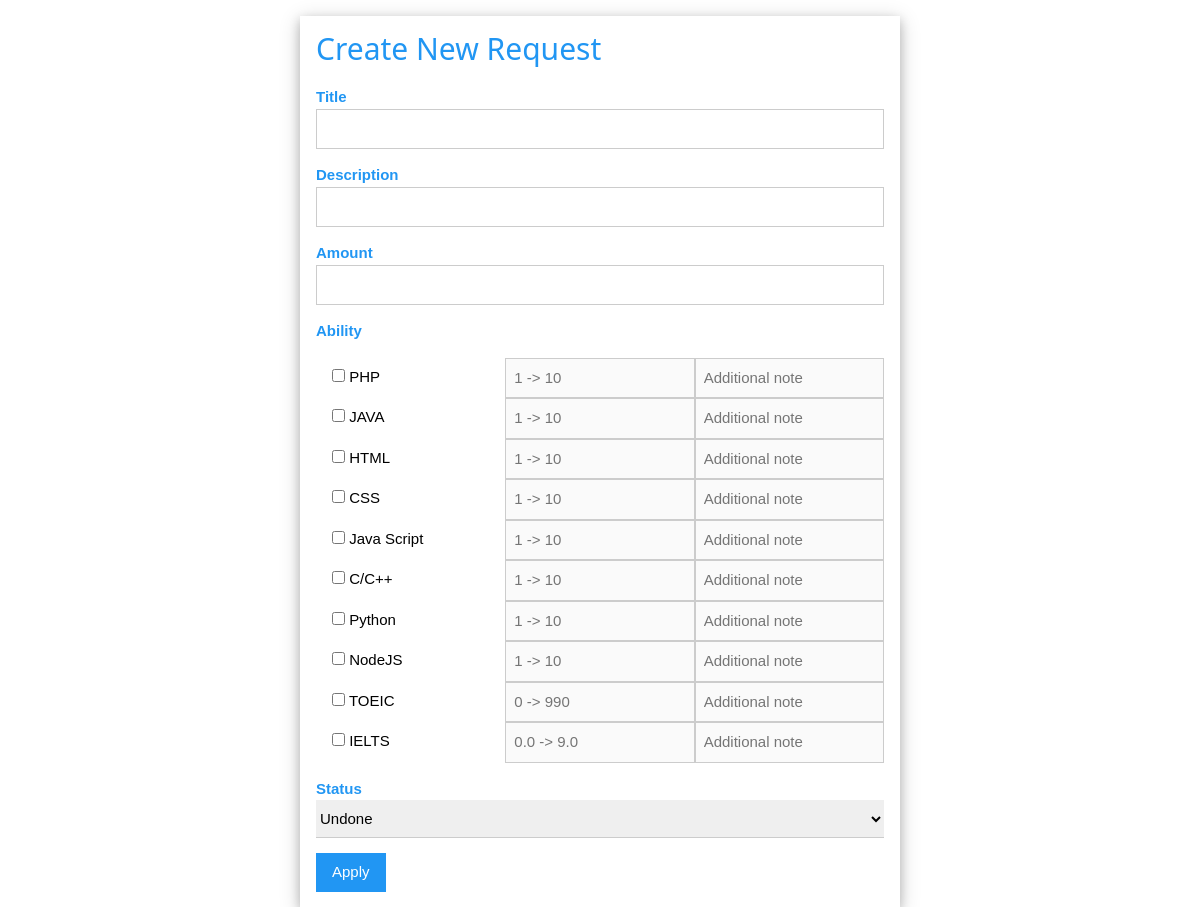
The page /organization_new_request.php on the database its author committed.
### tables this page shows
CREATE TABLE IF NOT EXISTS intern_ability_dictionary
(
    id INT NOT NULL PRIMARY KEY AUTO_INCREMENT,
    ability_name TEXT NOT NULL,
    ability_type TEXT NOT NULL,
    ability_note TEXT NOT NULL
);

### DataAccess/ConnectDB.php (called while the page is built, shortened)
<?php
class MySQLConnectivity{
    private $_hostname = "127.0.0.1";
    private $_username = "root";
    private $_password = "mypass";
    private $_database = "intern_manager";
    private $_connection;
    private static $_instance;
    private function __construct(){
        $this->_connection = new mysqli($this->_hostname, $this->_username, $this->_password, $this->_database);
    }
    public static function getInstance(){
        if (is_null(static::$_instance)){
            static::$_instance = new static();
        }
        return static::$_instance;
    }
    public function getConnection(){
        return $this->_connection;
    }
}

### Metadata/tablename.php (called while the page is built, shortened)
<?php
$intern_ability_dictionary = "intern_ability_dictionary";

### DataAccess/MySQLDA.php (called while the page is built, shortened)
<?php
class MySQLDA
{
    private $_connection;
    public function __construct()
    {
        $this->_connection = MySQLConnectivity::getInstance()->getConnection();
    }
    public function select($table, $attr, $condition)
    {
        if ($condition == "")
        {
            $sql = "SELECT " . $attr . " FROM " . $table;
        }
        else
        {
            $sql = "SELECT " . $attr . " FROM " . $table . " WHERE " . $condition;
        }
        return $this->_connection->query($sql);
    }
}

### organization_new_request.php (the view, shortened to what this page needs)
<?php
include_once './DataAccess/ConnectDB.php';
include_once './DataAccess/MySQLDA.php';
include_once './Metadata/tablename.php';
$query = new MySQLDA();
$resultAbility = $query->select($intern_ability_dictionary, "*", "");
?>
<!DOCTYPE html>
<html lang="en">
<head>
    <link rel="stylesheet" href="css/w3.css">
    <link rel="stylesheet" href="css/w3-colors-2019.css">
    <link rel="stylesheet" href="css/w3-colors-2018.css">
</head>
<body class="w3-margin-top w3-display-topmiddle w3-half">
    <form class="w3-container w3-card-4" method="post" action="">
        <h2 class="w3-text-blue">Create New Request</h2>
        <p>
            <label class="w3-text-blue"><b>Title</b></label>
            <input class="w3-input w3-border" required name="subject" type="text"></p>
        <p>
            <label class="w3-text-blue"><b>Description</b></label>
            <input class="w3-input w3-border" required name="description" type="text"></p>
        <p>
            <label class="w3-text-blue"><b>Amount</b></label>
            <input class="w3-input w3-border" required name="amount" type="text"></p>
        <p>
            <label class="w3-text-blue"><b>Ability</b></label>
        <?php
        if ($resultAbility->num_rows > 0)
        {
            while ($row = $resultAbility->fetch_assoc())
            {
                echo '<div class="w3-row">
                    <div class="w3-col w3-third" style="padding: 8px 0;">
                        <input id="name_ability_'.$row["id"].'" class="w3-margin-left"  type="checkbox" name="nameAbility[]" onclick="clearForm(this);" value="'.$row["id"].'"> '.$row["ability_name"].'<br>
                    </div>
                    <div class="w3-col w3-third w3-center">
                        <input id="req_ability_'.$row["id"].'" disabled class="w3-input w3-border" name="reqAbility[]" type="number" min="0" placeholder="'.$row["ability_note"].'">
                    </div>
                    <div class="w3-col w3-third w3-center">
                        <input id="note_ability_'.$row["id"].'" disabled class="w3-input w3-border" name="noteAbility[]" type="text" placeholder="Additional note">
                    </div>
                </div>';
            }
        }
        ?>
        </p>
        <p>
            <label class="w3-text-blue"><b>Status</b></label>
            <select class="w3-select" name="status">
                <option value="1000">Undone</option>
            </select></p>
            <p>
                <input class="w3-btn w3-blue" type="submit" name="apply_new_request" value="Apply"></p>
    </form>
</body>
</html>

### css/w3.css (style rules this page uses)
html { box-sizing:border-box }
*,*:before,*:after { box-sizing:inherit }
html { -ms-text-size-adjust:100%;-webkit-text-size-adjust:100% }
body { margin:0 }
b,strong { font-weight:bolder }
button,input,select,textarea,optgroup { font:inherit;margin:0 }
button,input { overflow:visible }
button,select { text-transform:none }
button,[type=button],[type=reset],[type=submit] { -webkit-appearance:button }
[type=checkbox],[type=radio] { padding:0 }
html,body { font-family:Verdana,sans-serif;font-size:15px;line-height:1.5 }
html { overflow-x:hidden }
h2 { font-size:30px }
h1,h2,h3,h4,h5,h6 { font-family:"Segoe UI",Arial,sans-serif;font-weight:400;margin:10px 0 }
.w3-btn,.w3-button { border:none;display:inline-block;padding:8px 16px;vertical-align:middle;overflow:hidden;text-decoration:none;color:inherit;background-color:inherit;text-align:center;cursor:pointer;white-space:nowrap }
.w3-btn,.w3-button { -webkit-touch-callout:none;-webkit-user-select:none;-khtml-user-select:none;-moz-user-select:none;-ms-user-select:none;user-select:none }
.w3-input { padding:8px;display:block;border:none;border-bottom:1px solid #ccc;width:100% }
.w3-select { padding:9px 0;width:100%;border:none;border-bottom:1px solid #ccc }
.w3-container:after,.w3-container:before,.w3-panel:after,.w3-panel:before,.w3-row:after,.w3-row:before,.w3-row-padding:after,.w3-row-padding:before, .w3-cell-row:before,.w3-cell-row:after,.w3-clear:after,.w3-clear:before,.w3-bar:before,.w3-bar:after { content:"";display:table;clear:both }
.w3-col,.w3-half,.w3-third,.w3-twothird,.w3-threequarter,.w3-quarter { float:left;width:100% }
@media (min-width:601px) { .w3-col.m4,.w3-third { width:33.33333% } }
@media (min-width:601px) { .w3-col.m6,.w3-half { width:49.99999% } }
.w3-display-topmiddle { position:absolute;left:50%;top:0;transform:translate(-50%,0%);-ms-transform:translate(-50%,0%) }
.w3-container,.w3-panel { padding:0.01em 16px }
.w3-card-4,.w3-hover-shadow:hover { box-shadow:0 4px 10px 0 rgba(0,0,0,0.2),0 4px 20px 0 rgba(0,0,0,0.19) }
.w3-center { text-align:center!important }
.w3-border { border:1px solid #ccc!important }
.w3-margin-top { margin-top:16px!important }
.w3-margin-left { margin-left:16px!important }
.w3-blue,.w3-hover-blue:hover { color:#fff!important;background-color:#2196F3!important }
.w3-text-blue,.w3-hover-text-blue:hover { color:#2196F3!important }

### rows shown on the page
intern_ability_dictionary: ability_name "PHP", ability_note "1 -> 10"
intern_ability_dictionary: ability_name "JAVA", ability_note "1 -> 10"
intern_ability_dictionary: ability_name "HTML", ability_note "1 -> 10"
intern_ability_dictionary: ability_name "CSS", ability_note "1 -> 10"
intern_ability_dictionary: ability_name "Java Script", ability_note "1 -> 10"
intern_ability_dictionary: ability_name "C/C++", ability_note "1 -> 10"
intern_ability_dictionary: ability_name "Python", ability_note "1 -> 10"
intern_ability_dictionary: ability_name "NodeJS", ability_note "1 -> 10"
intern_ability_dictionary: ability_name "TOEIC", ability_note "0 -> 990"
intern_ability_dictionary: ability_name "IELTS", ability_note "0.0 -> 9.0"
